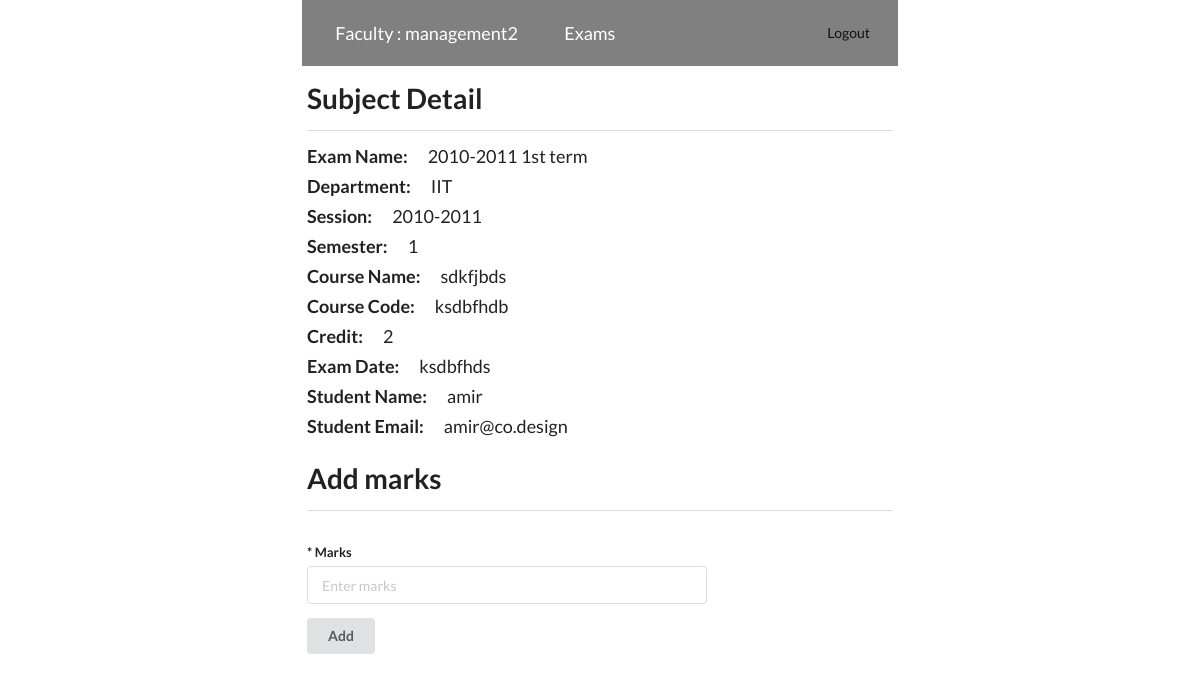
The page /faculty/exams/add_marks.php?subjectid=11&student_subject=3&student=1 (signed in) on the database its author committed.
### tables this page shows
CREATE TABLE `exam` (
  `id` int(11) NOT NULL,
  `department` varchar(100) NOT NULL,
  `session` varchar(100) NOT NULL,
  `semister` varchar(100) NOT NULL,
  `name` varchar(150) NOT NULL,
  `management` int(11) DEFAULT NULL
);

CREATE TABLE `exam_subject` (
  `id` int(11) NOT NULL,
  `name` varchar(150) NOT NULL,
  `code` varchar(50) NOT NULL,
  `credit` int(11) NOT NULL,
  `exam_date` varchar(50) NOT NULL,
  `management` int(11) DEFAULT NULL,
  `exam` int(11) DEFAULT NULL
);

CREATE TABLE `user` (
  `id` int(11) NOT NULL,
  `username` varchar(255) NOT NULL,
  `email` varchar(255) DEFAULT NULL,
  `role` int(11) DEFAULT NULL,
  `password` varchar(255) DEFAULT NULL,
  `date` datetime DEFAULT current_timestamp()
);

### faculty/exams/add_marks.php (the view, shortened to what this page needs)
<?php
	include_once("../../header.php");
?>
    <link rel="stylesheet" type="text/css" href="/exam/css/admin/index.css" />
</head>
<body>
	<?php
		include_once("../../grid.php");
	?>
    <?php
        $subjectid = $_GET['subjectid'];
        $query=mysqli_query($conn, "SELECT * FROM exam_subject WHERE id = '$subjectid'");
        $row=mysqli_fetch_array($query);
        $exam_id = $row["exam"];
        $e_query=mysqli_query($conn, "SELECT * FROM exam WHERE id = '$exam_id'");
        $e_row=mysqli_fetch_array($e_query);
        $studentid = $_GET['student'];
        $s_query=mysqli_query($conn, "SELECT * FROM user WHERE id = '$studentid'");
        $s_row=mysqli_fetch_array($s_query);
    ?>
    <div class="">
        <h1>Subject Detail</h1>
        <div class="ui divider"></div>
        <div class="single-row">
            <div class="label">Exam Name: </div>
            <div class="value"><?php echo $e_row["name"]; ?></div>
        </div>
        <div class="single-row">
            <div class="label">Department: </div>
            <div class="value"><?php echo $e_row["department"]; ?></div>
        </div>
        <div class="single-row">
            <div class="label">Session: </div>
            <div class="value"><?php echo $e_row["session"]; ?></div>
        </div>
        <div class="single-row">
            <div class="label">Semester: </div>
            <div class="value"><?php echo $e_row["semister"]; ?></div>
        </div>
        <div class="single-row">
            <div class="label">Course Name: </div>
            <div class="value"><?php echo $row["name"]; ?></div>
        </div>
        <div class="single-row">
            <div class="label">Course Code: </div>
            <div class="value"><?php echo $row["code"]; ?></div>
        </div>
        <div class="single-row">
            <div class="label">Credit: </div>
            <div class="value"><?php echo $row["credit"]; ?></div>
        </div>
        <div class="single-row">
            <div class="label">Exam Date: </div>
            <div class="value"><?php echo $row["exam_date"]; ?></div>
        </div>
        <div class="single-row">
            <div class="label">Student Name: </div>
            <div class="value"><?php echo $s_row["username"]; ?></div>
        </div>
        <div class="single-row">
            <div class="label">Student Email: </div>
            <div class="value"><?php echo $s_row["email"]; ?></div>
        </div>
        <h1>Add marks</h1>
        <div class="ui divider"></div>
        <form class="ui form" method="post" style="margin-top: 30px;">
            <div class="field">
                <label>* Marks</label>
                <input type="number" name="marks" placeholder="Enter marks" required style="width: 400px;" />
            </div>
            <button class="ui button" name="submit" type="submit">Add</button>
        </form>
    </div>
	<?php
		include_once("../../footer.php");
	?>

### exam/css/admin/index.css (style rules this page uses)
.single-row { display: flex; flex-direction: row; gap: 20px; margin-bottom: 10px; }
.label { font-size: 18px; font-weight: 600; }
.value { font-size: 18px; font-weight: 400; }

### rows shown on the page
exam: name "2010-2011 1st term", department "IIT", session "2010-2011", semister "1"
exam_subject: name "sdkfjbds", code "ksdbfhdb", credit "2", exam_date "ksdbfhds"
user: username "amir", email "amir@co.design"

### other values the page prints
$username "management2"
